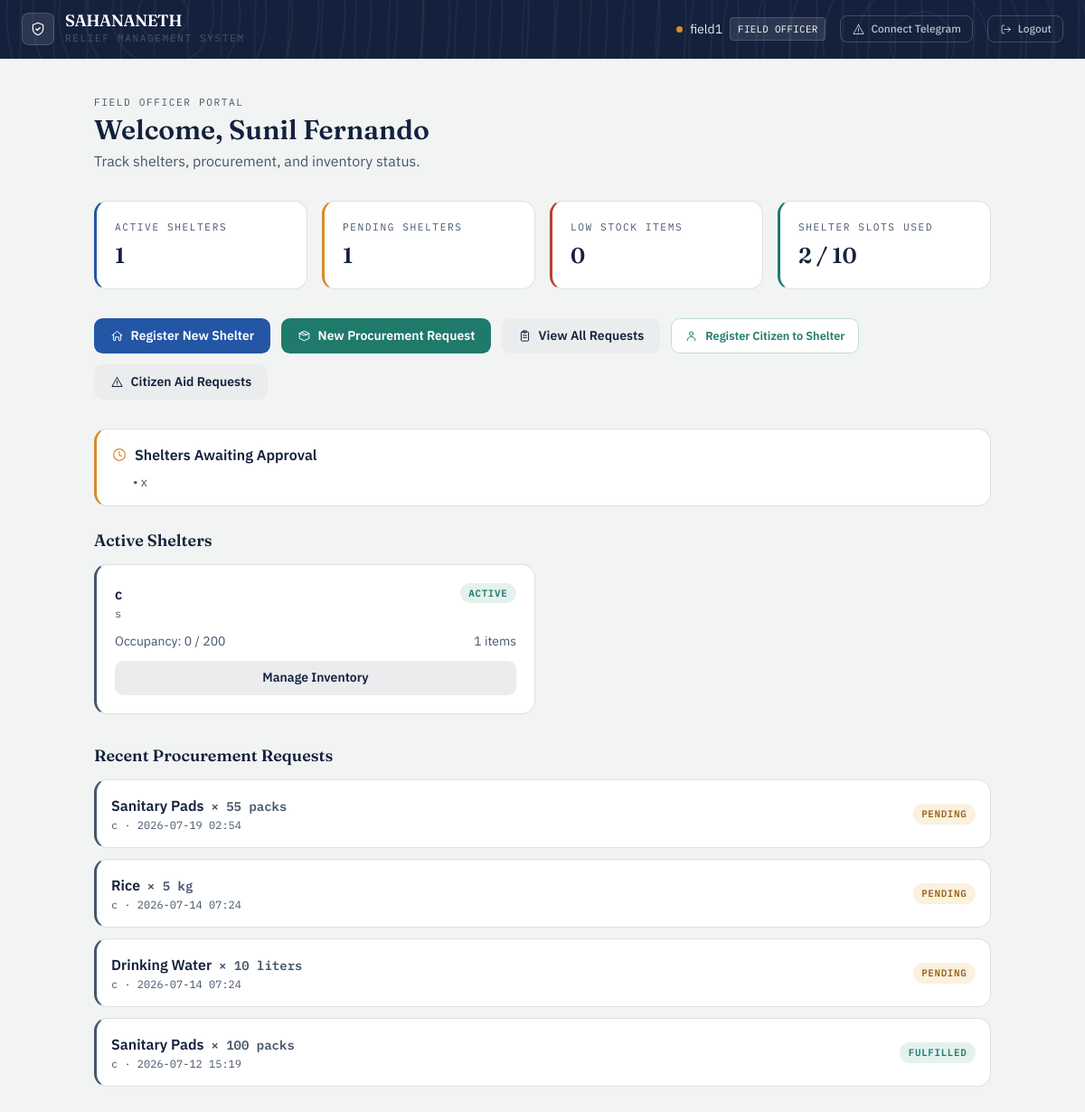
Screenshot of /field/dashboard (signed in) with the database file from the repository.
### app/models/user.py (models this page shows, shortened)
class User(UserMixin, db.Model):
    __tablename__ = 'users'
    id = db.Column(db.Integer, primary_key=True)
    username = db.Column(db.String(80), unique=True, nullable=False)
    full_name = db.Column(db.String(150), nullable=True)
    password_hash = db.Column(db.String(256), nullable=False)
    role_level = db.Column(
    db.Enum('super_admin', 'gov_officer', 'field_officer',
            'warehouse_manager', 'citizen',
            name='user_role_enum'),
    nullable=False
)
    status = db.Column(
        db.Enum('pending', 'active', 'needs_verification', 'verified', 'rejected',name='user_status_enum'),
        default='pending',
        nullable=False
    )
    assigned_node_id = db.Column(db.Integer, nullable=True)
    created_at = db.Column(db.DateTime, default=datetime.utcnow)
    telegram_chat_id = db.Column(db.String(64), unique=True, nullable=True)
    telegram_linked_at = db.Column(db.DateTime, nullable=True)
    notify_opt_in = db.Column(db.Boolean, default=True, nullable=False)
    country = db.Column(db.String(100), nullable=True)
    region = db.Column(db.String(100), nullable=True)   # state / province / district
    city = db.Column(db.String(100), nullable=True)
    latitude = db.Column(db.Float, nullable=True)
    longitude = db.Column(db.Float, nullable=True)
    location_updated_at = db.Column(db.DateTime, nullable=True)
    @property
    def telegram_linked(self):
        return self.telegram_chat_id is not None

### app/models/shelter.py (models this page shows, shortened)
class Shelter(db.Model):
    __tablename__ = 'shelters'
    id = db.Column(db.Integer, primary_key=True)
    shelter_name = db.Column(db.String(150), nullable=False)
    latitude = db.Column(db.Float, nullable=True)
    longitude = db.Column(db.Float, nullable=True)
    maximum_capacity = db.Column(db.Integer, nullable=False)
    current_occupancy_count = db.Column(db.Integer, default=0)
    address = db.Column(db.String(255), nullable=True)
    country = db.Column(db.String(100), nullable=True)
    region = db.Column(db.String(100), nullable=True)   # state / province / district
    city = db.Column(db.String(100), nullable=True)
    status = db.Column(
    db.Enum('pending_approval', 'active', 'inactive',
            name='shelter_status_enum'),
    default='pending_approval',
    nullable=False
)
    created_by_id = db.Column(db.Integer, db.ForeignKey('users.id'), nullable=False)
    approved_by_id = db.Column(db.Integer, db.ForeignKey('users.id'), nullable=True)
    created_at = db.Column(db.DateTime, default=datetime.utcnow)
    created_by = db.relationship('User', foreign_keys=[created_by_id], backref='created_shelters')
    approved_by = db.relationship('User', foreign_keys=[approved_by_id], backref='approved_shelters')
    inventory_items = db.relationship('ShelterInventory', backref='shelter', cascade='all, delete-orphan')

### app/models/procurement.py (models this page shows, shortened)
class ProcurementRequest(db.Model):
    __tablename__ = 'procurement_requests'
    id = db.Column(db.Integer, primary_key=True)
    origin_shelter_id = db.Column(db.Integer, db.ForeignKey('shelters.id'), nullable=False)
    requested_by_id = db.Column(db.Integer, db.ForeignKey('users.id'), nullable=False)
    requested_sku = db.Column(db.String(100), nullable=False)
    quantity_needed = db.Column(db.Integer, nullable=False)
    metric_unit = db.Column(db.String(30), nullable=False)
    notes = db.Column(db.String(255), nullable=True)
    status_state = db.Column(
    db.Enum('pending', 'approved', 'dispatched', 'fulfilled', 'rejected',
            name='procurement_status_enum'),
    default='pending'
)
    received_quantity = db.Column(db.Integer, nullable=True)
    fulfilled_warehouse_id = db.Column(db.Integer, db.ForeignKey('warehouses.id'), nullable=True)
    created_at = db.Column(db.DateTime, default=datetime.utcnow)
    updated_at = db.Column(db.DateTime, default=datetime.utcnow, onupdate=datetime.utcnow)
    shelter = db.relationship('Shelter', backref='procurement_requests')
    requested_by = db.relationship('User', backref='procurement_requests')
    fulfilled_warehouse = db.relationship('Warehouse', backref='fulfilled_requests')

### app/routes/field_officer.py (the view)
@field_bp.route('/dashboard')
@login_required
@role_required('field_officer')
@active_required
def dashboard():
    my_shelters = Shelter.query.filter(
        Shelter.created_by_id == current_user.id,
        Shelter.status == 'active'
    ).all()
    pending_shelters = Shelter.query.filter_by(
        created_by_id=current_user.id,
        status='pending_approval'
    ).all()
    all_requests = []
    low_stock_items = []
    for shelter in my_shelters:
        all_requests += ProcurementRequest.query.filter_by(
            origin_shelter_id=shelter.id
        ).order_by(ProcurementRequest.created_at.desc()).limit(5).all()
        low_stock_items += [item for item in shelter.inventory_items if item.is_low]
    shelter_count = Shelter.query.filter(
        Shelter.created_by_id == current_user.id,
        Shelter.status.in_(['active', 'pending_approval'])
    ).count()
    return render_template('field_officer/dashboard.html',
                           my_shelters=my_shelters,
                           pending_shelters=pending_shelters,
                           my_requests=all_requests,
                           low_stock_items=low_stock_items,
                           shelter_count=shelter_count)

### app/models/shelter.py (called while the page is built)
    @property
    def is_low(self):
        return self.quantity <= self.threshold

### app/models/user.py (called while the page is built)
@login_manager.user_loader
def load_user(user_id):
    return User.query.get(int(user_id))

### app/utils.py (called while the page is built)
def role_required(*roles):
    def decorator(f):
        @wraps(f)
        def decorated_function(*args, **kwargs):
            if not current_user.is_authenticated:
                abort(401)
            if current_user.role_level not in roles:
                abort(403)
            return f(*args, **kwargs)
        return decorated_function
    return decorator

def active_required(f):
    @wraps(f)
    def decorated_function(*args, **kwargs):
        if not current_user.is_authenticated:
            abort(401)
        if current_user.status == 'pending':
            flash('Your account is pending approval. Please wait.', 'warning')
            return redirect(url_for('auth.pending'))
        if current_user.status == 'rejected':
            flash('Your account has been rejected. Contact admin.', 'danger')
            return redirect(url_for('auth.login'))
        return f(*args, **kwargs)
    return decorated_function

### app/templates/field_officer/dashboard.html (shortened to what this page needs)
{% extends "base.html" %}
{% block content %}
<div class="mx-auto mt-10 max-w-5xl px-4 pb-16">
    <div class="eyebrow">Field Officer Portal</div>
    <h1 class="mt-1 font-display text-3xl font-semibold text-ink">
        Welcome, {{ current_user.full_name or current_user.username }}
    </h1>
    <p class="mb-8 mt-1 text-slate">Track shelters, procurement, and inventory status.</p>
    <div class="mb-8 grid grid-cols-1 gap-4 md:grid-cols-4">
        <div class="ledger-card tone-civic p-5">
            <p class="eyebrow">Active Shelters</p>
            <p class="mt-2 font-display text-2xl font-semibold text-ink">{{ my_shelters|length }}</p>
        </div>
        <div class="ledger-card tone-amber p-5">
            <p class="eyebrow">Pending Shelters</p>
            <p class="mt-2 font-display text-2xl font-semibold text-ink">{{ pending_shelters|length }}</p>
        </div>
        <div class="ledger-card tone-rust p-5">
            <p class="eyebrow">Low Stock Items</p>
            <p class="mt-2 font-display text-2xl font-semibold text-ink">{{ low_stock_items|length }}</p>
        </div>
        <div class="ledger-card tone-relief p-5">
            <p class="eyebrow">Shelter Slots Used</p>
            <p class="mt-2 font-display text-2xl font-semibold text-ink">{{ shelter_count }} / 10</p>
        </div>
    </div>
    <div class="mb-8 flex flex-wrap gap-3">
        {% if shelter_count < 10 %}
        <a href="/field/shelter/create" class="btn-primary inline-flex items-center gap-2">
            <svg class="icon" style="width:15px;height:15px"><use href="#icon-home"/></svg>
            Register New Shelter
        </a>
        {% else %}
        <span class="rounded-lg border border-line bg-paper px-5 py-2.5 text-sm font-medium text-slate">
            Max 10 Shelters Reached
        </span>
        {% endif %}
        <a href="/field/procurement/create" class="btn-secondary inline-flex items-center gap-2">
            <svg class="icon" style="width:15px;height:15px"><use href="#icon-package"/></svg>
            New Procurement Request
        </a>
        <a href="/field/procurement/list" class="btn-ghost inline-flex items-center gap-2">
            <svg class="icon" style="width:15px;height:15px"><use href="#icon-clipboard"/></svg>
            View All Requests
        </a>
        <a href="/field/citizens/register" class="btn-approve inline-flex items-center gap-2">
            <svg class="icon" style="width:15px;height:15px"><use href="#icon-user"/></svg>
            Register Citizen to Shelter
        </a>
        <a href="/field/aid-requests" class="btn-ghost inline-flex items-center gap-2">
            <svg class="icon" style="width:15px;height:15px"><use href="#icon-alert"/></svg>
            Citizen Aid Requests
        </a>
    </div>
    {% if pending_shelters %}
    <div class="ledger-card tone-amber p-4 mb-6">
        <p class="mb-2 flex items-center gap-2 font-semibold text-ink">
            <svg class="icon text-amber"><use href="#icon-clock"/></svg>
            Shelters Awaiting Approval
        </p>
        {% for s in pending_shelters %}
        <p class="pl-6 text-sm text-slate">• {{ s.shelter_name }}</p>
        {% endfor %}
    </div>
    {% endif %}
    <h2 class="mb-3 font-display text-lg font-semibold text-ink">Active Shelters</h2>
    {% if my_shelters %}
    <div class="mb-8 grid grid-cols-1 gap-4 md:grid-cols-2">
        {% for shelter in my_shelters %}
        <div class="ledger-card tone-slate p-5">
            <div class="mb-3 flex items-start justify-between gap-3">
                <div>
                    <p class="font-semibold text-ink">{{ shelter.shelter_name }}</p>
                    <p class="mt-0.5 text-xs font-mono text-slate">{{ shelter.address or 'No address' }}</p>
                </div>
                <span class="status-pill status-approved">Active</span>
            </div>
            <div class="mb-3 flex justify-between text-sm text-slate">
                <span>Occupancy: {{ shelter.current_occupancy_count }} / {{ shelter.maximum_capacity }}</span>
                <span>{{ shelter.inventory_items|length }} items</span>
            </div>
            <a href="/field/shelter/{{ shelter.id }}/inventory"
                class="btn-ghost block text-center">
                Manage Inventory
            </a>
        </div>
        {% endfor %}
    </div>
    {% else %}
    <div class="ledger-card tone-relief p-6 text-center text-slate mb-8">
        No active shelters yet. Register your first shelter above.
    </div>
    {% endif %}
    <h2 class="mb-3 font-display text-lg font-semibold text-ink">Recent Procurement Requests</h2>
    {% if my_requests %}
    <div class="space-y-3">
        {% for req in my_requests %}
        <div class="ledger-card tone-slate p-4 flex flex-wrap items-center justify-between gap-3">
            <div>
                <p class="font-semibold text-ink">
                    {{ req.requested_sku }}
                    <span class="ml-1 font-mono text-sm text-slate">
                        × {{ req.quantity_needed }} {{ req.metric_unit }}
                    </span>
                </p>
                <p class="mt-0.5 text-xs font-mono text-slate">
                    {{ req.shelter.shelter_name }} ·
                    {{ req.created_at.strftime('%Y-%m-%d %H:%M') }}
                </p>
            </div>
            <span class="status-pill {% if req.status_state == 'pending' %}status-pending{% elif req.status_state == 'approved' %}status-approved{% elif req.status_state == 'fulfilled' %}status-fulfilled{% else %}status-rejected{% endif %}">
                {{ req.status_state.title() }}
            </span>
        </div>
        {% endfor %}
    </div>
    {% else %}
    <div class="ledger-card tone-relief p-6 text-center text-slate">
        No procurement requests yet.
    </div>
    {% endif %}
</div>
{% endblock %}

### app/templates/base.html (shortened to what this page needs)
<!DOCTYPE html>
<html lang="en">
<head>
    <link rel="stylesheet" href="{{ url_for('static', filename='css/tailwind.css') }}">
</head>
<body class="min-h-screen text-ink">
{% if current_user.is_authenticated %}
<nav class="contour-bg text-white px-6 py-3.5 flex justify-between items-center">
    <div class="flex items-center gap-3">
        <div class="w-9 h-9 rounded-lg bg-white/10 border border-white/15 flex items-center justify-center">
            <svg class="icon text-white"><use href="#icon-shield"/></svg>
        </div>
        <div>
            <div class="font-display font-semibold text-lg leading-none tracking-tight">SAHANANETH</div>
            <div class="eyebrow text-white/50 mt-0.5">Relief Management System</div>
        </div>
    </div>
    <div class="flex gap-4 items-center text-sm">
        <div class="flex items-center gap-2">
            <span class="badge-dot bg-amber"></span>
            <span class="text-white/90">{{ current_user.username }}</span>
            <span class="font-mono text-[0.68rem] tracking-wide uppercase bg-white/10 border border-white/15 px-2 py-0.5 rounded">
                {{ current_user.role_level.replace('_', ' ').title() }}
            </span>
        </div>
        <a href="/auth/telegram/connect" class="flex items-center gap-1.5 text-white/70 hover:text-white border border-white/20 hover:border-white/40 px-3 py-1.5 rounded-lg transition">
            <svg class="icon" style="width:15px;height:15px"><use href="#icon-alert"/></svg>
            <span class="text-xs font-medium">{{ 'Telegram connected' if current_user.telegram_linked else 'Connect Telegram' }}</span>
        </a>
        <a href="/auth/logout" class="flex items-center gap-1.5 text-white/70 hover:text-white border border-white/20 hover:border-white/40 px-3 py-1.5 rounded-lg transition">
            <svg class="icon" style="width:15px;height:15px"><use href="#icon-logout"/></svg>
            <span class="text-xs font-medium">Logout</span>
        </a>
    </div>
</nav>
{% endif %}
<main class="{% block main_class %}{% endblock %}">
    {% block content %}{% endblock %}
</main>
</body>
</html>

### rows the page displays
User: username "field1", role_level.replace "FIELD OFFICER", full_name "Sunil Fernando"
Shelter: shelter_name "x"
Shelter: shelter_name "c", address "s", current_occupancy_count "0", maximum_capacity "200", inventory_items|length "1"
ProcurementRequest: requested_sku "Sanitary Pads", quantity_needed "55", metric_unit "packs", shelter.shelter_name "c", created_at "2026-07-19 02:54", status_state "PENDING"
ProcurementRequest: requested_sku "Rice", quantity_needed "5", metric_unit "kg", shelter.shelter_name "c", created_at "2026-07-14 07:24", status_state "PENDING"
ProcurementRequest: requested_sku "Drinking Water", quantity_needed "10", metric_unit "liters", shelter.shelter_name "c", created_at "2026-07-14 07:24", status_state "PENDING"
ProcurementRequest: requested_sku "Sanitary Pads", quantity_needed "100", metric_unit "packs", shelter.shelter_name "c", created_at "2026-07-12 15:19", status_state "FULFILLED"

### other values shown
{{ my_shelters|length }} "1"
{{ pending_shelters|length }} "1"
{{ low_stock_items|length }} "0"
{{ shelter_count }} "2"
